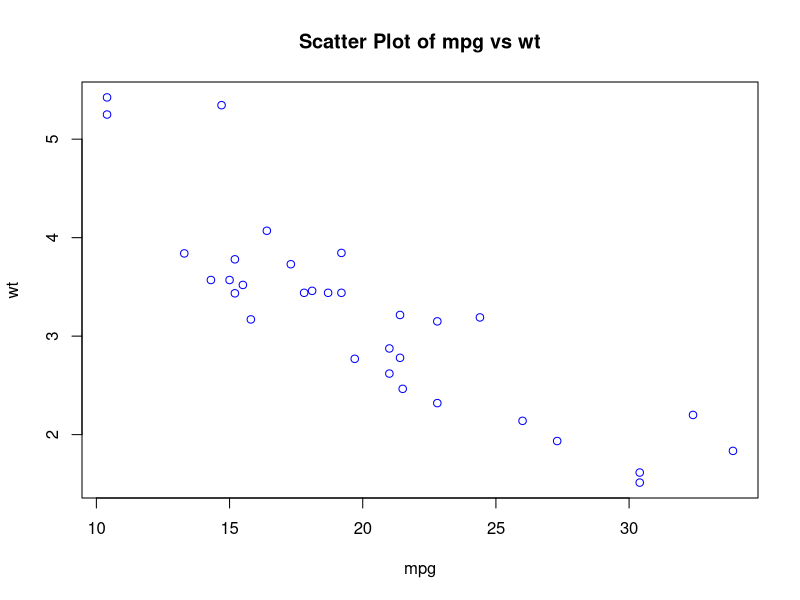

Source code (R):
## ---- chunk 1
plot(mtcars$mpg, mtcars$wt, col = "blue", main = "Scatter Plot of mpg vs wt", xlab = "mpg", ylab = "wt")
